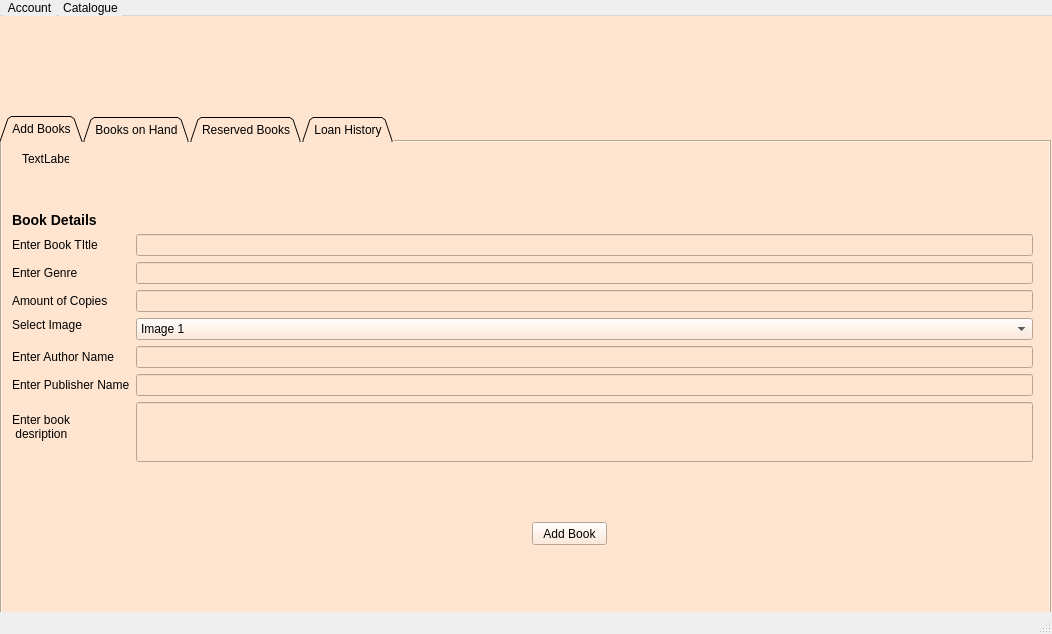
<?xml version="1.0" encoding="UTF-8"?>
<ui version="4.0">
 <class>adminEditCatalogue</class>
 <widget class="QMainWindow" name="adminEditCatalogue">
  <property name="geometry">
   <rect>
    <x>0</x>
    <y>0</y>
    <width>1052</width>
    <height>634</height>
   </rect>
  </property>
  <property name="minimumSize">
   <size>
    <width>1052</width>
    <height>634</height>
   </size>
  </property>
  <property name="maximumSize">
   <size>
    <width>1052</width>
    <height>634</height>
   </size>
  </property>
  <property name="windowTitle">
   <string>MainWindow</string>
  </property>
  <property name="styleSheet">
   <string notr="true">QMenuBar {
    background-color: qlineargradient(x1:0, y1:0, x2:0, y2:1,
                                      stop:0 lightgray, stop:1 darkgray);
    spacing: 3px; /* spacing between menu bar items */
}

QMenuBar::item {
    padding: 1px 4px;
    background: transparent;
    border-radius: 4px;
}

QMenuBar::item:selected { /* when selected using mouse or keyboard */
    background: #a8a8a8;
}

QMenuBar::item:pressed {
    background: #888888;
}</string>
  </property>
  <widget class="QWidget" name="centralwidget">
   <property name="styleSheet">
    <string notr="true">QWidget{
	background: #FFE5D0;
}</string>
   </property>
   <widget class="QLabel" name="logoImage">
    <property name="geometry">
     <rect>
      <x>30</x>
      <y>20</y>
      <width>441</width>
      <height>61</height>
     </rect>
    </property>
    <property name="text">
     <string/>
    </property>
    <property name="pixmap">
     <pixmap resource="resources.qrc">:/resources/images/bblLogo.png</pixmap>
    </property>
   </widget>
   <widget class="QTabWidget" name="tabWidget">
    <property name="geometry">
     <rect>
      <x>0</x>
      <y>100</y>
      <width>1051</width>
      <height>501</height>
     </rect>
    </property>
    <property name="tabShape">
     <enum>QTabWidget::Triangular</enum>
    </property>
    <property name="currentIndex">
     <number>0</number>
    </property>
    <widget class="QWidget" name="tab">
     <attribute name="title">
      <string>Add Books</string>
     </attribute>
     <widget class="QWidget" name="verticalLayoutWidget">
      <property name="geometry">
       <rect>
        <x>10</x>
        <y>70</y>
        <width>1021</width>
        <height>251</height>
       </rect>
      </property>
      <layout class="QVBoxLayout" name="verticalLayout">
       <item>
        <widget class="QLabel" name="label_6">
         <property name="sizePolicy">
          <sizepolicy hsizetype="Preferred" vsizetype="Fixed">
           <horstretch>0</horstretch>
           <verstretch>0</verstretch>
          </sizepolicy>
         </property>
         <property name="styleSheet">
          <string notr="true">QLabel{
	font-weight: bold;
	font-size: 14px;

}</string>
         </property>
         <property name="text">
          <string>Book Details</string>
         </property>
        </widget>
       </item>
       <item>
        <layout class="QFormLayout" name="formLayout">
         <item row="0" column="0">
          <widget class="QLabel" name="label_4">
           <property name="text">
            <string>Enter Book TItle</string>
           </property>
          </widget>
         </item>
         <item row="0" column="1">
          <widget class="QLineEdit" name="bookTitle"/>
         </item>
         <item row="1" column="0">
          <widget class="QLabel" name="label_5">
           <property name="text">
            <string>Enter Genre</string>
           </property>
          </widget>
         </item>
         <item row="1" column="1">
          <widget class="QLineEdit" name="bookGenre"/>
         </item>
         <item row="2" column="0">
          <widget class="QLabel" name="label_13">
           <property name="text">
            <string>Amount of Copies</string>
           </property>
          </widget>
         </item>
         <item row="2" column="1">
          <widget class="QLineEdit" name="bookCopies"/>
         </item>
         <item row="3" column="0">
          <widget class="QLabel" name="label_14">
           <property name="sizePolicy">
            <sizepolicy hsizetype="Fixed" vsizetype="Fixed">
             <horstretch>0</horstretch>
             <verstretch>0</verstretch>
            </sizepolicy>
           </property>
           <property name="maximumSize">
            <size>
             <width>73</width>
             <height>16777215</height>
            </size>
           </property>
           <property name="text">
            <string>Select Image</string>
           </property>
          </widget>
         </item>
         <item row="3" column="1">
          <widget class="QComboBox" name="selectedImage">
           <item>
            <property name="text">
             <string>Image 1</string>
            </property>
           </item>
           <item>
            <property name="text">
             <string>Image 2</string>
            </property>
           </item>
           <item>
            <property name="text">
             <string>Image 3</string>
            </property>
           </item>
          </widget>
         </item>
         <item row="6" column="1">
          <widget class="QLineEdit" name="bookDescription">
           <property name="sizePolicy">
            <sizepolicy hsizetype="Preferred" vsizetype="Preferred">
             <horstretch>0</horstretch>
             <verstretch>0</verstretch>
            </sizepolicy>
           </property>
           <property name="minimumSize">
            <size>
             <width>0</width>
             <height>60</height>
            </size>
           </property>
          </widget>
         </item>
         <item row="6" column="0">
          <widget class="QLabel" name="label_16">
           <property name="sizePolicy">
            <sizepolicy hsizetype="Preferred" vsizetype="Preferred">
             <horstretch>0</horstretch>
             <verstretch>0</verstretch>
            </sizepolicy>
           </property>
           <property name="minimumSize">
            <size>
             <width>0</width>
             <height>0</height>
            </size>
           </property>
           <property name="maximumSize">
            <size>
             <width>16777185</width>
             <height>16777215</height>
            </size>
           </property>
           <property name="text">
            <string>Enter book 
 desription</string>
           </property>
          </widget>
         </item>
         <item row="4" column="0">
          <widget class="QLabel" name="label_20">
           <property name="sizePolicy">
            <sizepolicy hsizetype="Preferred" vsizetype="Preferred">
             <horstretch>0</horstretch>
             <verstretch>0</verstretch>
            </sizepolicy>
           </property>
           <property name="minimumSize">
            <size>
             <width>0</width>
             <height>0</height>
            </size>
           </property>
           <property name="maximumSize">
            <size>
             <width>16777185</width>
             <height>16777215</height>
            </size>
           </property>
           <property name="text">
            <string>Enter Author Name</string>
           </property>
          </widget>
         </item>
         <item row="4" column="1">
          <widget class="QLineEdit" name="bookAuthor">
           <property name="sizePolicy">
            <sizepolicy hsizetype="Preferred" vsizetype="Preferred">
             <horstretch>0</horstretch>
             <verstretch>0</verstretch>
            </sizepolicy>
           </property>
           <property name="minimumSize">
            <size>
             <width>0</width>
             <height>20</height>
            </size>
           </property>
          </widget>
         </item>
         <item row="5" column="0">
          <widget class="QLabel" name="label_21">
           <property name="sizePolicy">
            <sizepolicy hsizetype="Preferred" vsizetype="Preferred">
             <horstretch>0</horstretch>
             <verstretch>0</verstretch>
            </sizepolicy>
           </property>
           <property name="minimumSize">
            <size>
             <width>0</width>
             <height>0</height>
            </size>
           </property>
           <property name="maximumSize">
            <size>
             <width>16777185</width>
             <height>16777215</height>
            </size>
           </property>
           <property name="text">
            <string>Enter Publisher Name</string>
           </property>
          </widget>
         </item>
         <item row="5" column="1">
          <widget class="QLineEdit" name="bookPublisher">
           <property name="sizePolicy">
            <sizepolicy hsizetype="Preferred" vsizetype="Preferred">
             <horstretch>0</horstretch>
             <verstretch>0</verstretch>
            </sizepolicy>
           </property>
           <property name="minimumSize">
            <size>
             <width>0</width>
             <height>20</height>
            </size>
           </property>
          </widget>
         </item>
        </layout>
       </item>
      </layout>
     </widget>
     <widget class="QLabel" name="label">
      <property name="geometry">
       <rect>
        <x>20</x>
        <y>10</y>
        <width>47</width>
        <height>13</height>
       </rect>
      </property>
      <property name="text">
       <string>TextLabel</string>
      </property>
     </widget>
     <widget class="QPushButton" name="confirmBookDetails">
      <property name="geometry">
       <rect>
        <x>530</x>
        <y>380</y>
        <width>75</width>
        <height>23</height>
       </rect>
      </property>
      <property name="text">
       <string>Add Book</string>
      </property>
     </widget>
    </widget>
    <widget class="QWidget" name="tab_2">
     <attribute name="title">
      <string>Books on Hand</string>
     </attribute>
     <widget class="QLabel" name="label_2">
      <property name="geometry">
       <rect>
        <x>30</x>
        <y>20</y>
        <width>271</width>
        <height>61</height>
       </rect>
      </property>
      <property name="styleSheet">
       <string notr="true">QLabel{
	font-weight: bold;
	font-size: 32px;
}</string>
      </property>
      <property name="text">
       <string>Books You Have</string>
      </property>
     </widget>
     <widget class="QScrollArea" name="scrollArea">
      <property name="geometry">
       <rect>
        <x>0</x>
        <y>90</y>
        <width>1031</width>
        <height>351</height>
       </rect>
      </property>
      <property name="widgetResizable">
       <bool>true</bool>
      </property>
      <widget class="QWidget" name="scrollAreaWidgetContents">
       <property name="geometry">
        <rect>
         <x>0</x>
         <y>0</y>
         <width>1012</width>
         <height>818</height>
        </rect>
       </property>
       <layout class="QVBoxLayout" name="verticalLayout_5">
        <item>
         <widget class="QFrame" name="frame">
          <property name="minimumSize">
           <size>
            <width>0</width>
            <height>800</height>
           </size>
          </property>
          <property name="frameShape">
           <enum>QFrame::StyledPanel</enum>
          </property>
          <property name="frameShadow">
           <enum>QFrame::Raised</enum>
          </property>
          <widget class="QWidget" name="horizontalLayoutWidget_2">
           <property name="geometry">
            <rect>
             <x>0</x>
             <y>10</y>
             <width>951</width>
             <height>171</height>
            </rect>
           </property>
           <layout class="QHBoxLayout" name="book_1">
            <item>
             <widget class="QLabel" name="img_2">
              <property name="text">
               <string>Book 1</string>
              </property>
             </widget>
            </item>
            <item>
             <layout class="QVBoxLayout" name="verticalLayout_4">
              <item>
               <widget class="QLabel" name="label_17">
                <property name="styleSheet">
                 <string notr="true">QLabel {
	font-weight:bold;
	font-size: 14px;

	
}</string>
                </property>
                <property name="text">
                 <string>50 Shades of Swag</string>
                </property>
               </widget>
              </item>
              <item>
               <widget class="QLabel" name="label_7">
                <property name="text">
                 <string>The FitnessGram™ Pacer Test is a multistage aerobic capacity test that progressively 
gets more difficult as it continues. 
The second time you fail to complete a lap before the sound, 
your test is over. The test will begin on the word start. On your mark, get ready, start.
</string>
                </property>
               </widget>
              </item>
              <item>
               <spacer name="verticalSpacer">
                <property name="orientation">
                 <enum>Qt::Vertical</enum>
                </property>
                <property name="sizeHint" stdset="0">
                 <size>
                  <width>20</width>
                  <height>40</height>
                 </size>
                </property>
               </spacer>
              </item>
              <item>
               <layout class="QHBoxLayout" name="horizontalLayout_3">
                <item>
                 <widget class="QLabel" name="label_8">
                  <property name="text">
                   <string>Status:</string>
                  </property>
                 </widget>
                </item>
                <item>
                 <widget class="QLabel" name="label_9">
                  <property name="styleSheet">
                   <string notr="true">QLabel{
	color: rgb(85, 170, 0);
}</string>
                  </property>
                  <property name="text">
                   <string>12 Days</string>
                  </property>
                 </widget>
                </item>
                <item>
                 <spacer name="horizontalSpacer">
                  <property name="orientation">
                   <enum>Qt::Horizontal</enum>
                  </property>
                  <property name="sizeHint" stdset="0">
                   <size>
                    <width>40</width>
                    <height>20</height>
                   </size>
                  </property>
                 </spacer>
                </item>
               </layout>
              </item>
             </layout>
            </item>
            <item>
             <layout class="QHBoxLayout" name="horizontalLayout_7">
              <item>
               <spacer name="horizontalSpacer_4">
                <property name="orientation">
                 <enum>Qt::Horizontal</enum>
                </property>
                <property name="sizeHint" stdset="0">
                 <size>
                  <width>40</width>
                  <height>20</height>
                 </size>
                </property>
               </spacer>
              </item>
              <item>
               <widget class="QPushButton" name="pushButton_2">
                <property name="styleSheet">
                 <string notr="true">QPushButton{
	background-color:rgb(85, 170, 0);
	font-weight: bold;
	color: rgb(0, 85, 0);
}</string>
                </property>
                <property name="text">
                 <string>READ</string>
                </property>
               </widget>
              </item>
              <item>
               <widget class="QPushButton" name="pushButton_3">
                <property name="styleSheet">
                 <string notr="true">QPushButton{
	background-color: rgb(255, 0, 0);
	color: rgb(170, 0, 0);
	font-weight: bold;
}</string>
                </property>
                <property name="text">
                 <string>RESERVE</string>
                </property>
               </widget>
              </item>
             </layout>
            </item>
           </layout>
          </widget>
          <widget class="QWidget" name="horizontalLayoutWidget_3">
           <property name="geometry">
            <rect>
             <x>0</x>
             <y>190</y>
             <width>951</width>
             <height>171</height>
            </rect>
           </property>
           <layout class="QHBoxLayout" name="book_2">
            <item>
             <widget class="QLabel" name="img_3">
              <property name="text">
               <string>Book 1</string>
              </property>
             </widget>
            </item>
            <item>
             <layout class="QVBoxLayout" name="verticalLayout_6">
              <item>
               <widget class="QLabel" name="label_18">
                <property name="styleSheet">
                 <string notr="true">QLabel {
	font-weight:bold;
	font-size: 14px;

	
}</string>
                </property>
                <property name="text">
                 <string>50 Shades of Swag</string>
                </property>
               </widget>
              </item>
              <item>
               <widget class="QLabel" name="label_10">
                <property name="text">
                 <string>The FitnessGram™ Pacer Test is a multistage aerobic capacity test that progressively 
gets more difficult as it continues. 
The second time you fail to complete a lap before the sound, 
your test is over. The test will begin on the word start. On your mark, get ready, start.
</string>
                </property>
               </widget>
              </item>
              <item>
               <spacer name="verticalSpacer_2">
                <property name="orientation">
                 <enum>Qt::Vertical</enum>
                </property>
                <property name="sizeHint" stdset="0">
                 <size>
                  <width>20</width>
                  <height>40</height>
                 </size>
                </property>
               </spacer>
              </item>
              <item>
               <layout class="QHBoxLayout" name="horizontalLayout_4">
                <item>
                 <widget class="QLabel" name="label_11">
                  <property name="text">
                   <string>Status:</string>
                  </property>
                 </widget>
                </item>
                <item>
                 <widget class="QLabel" name="label_19">
                  <property name="styleSheet">
                   <string notr="true">QLabel{
	color: rgb(85, 170, 0);
}</string>
                  </property>
                  <property name="text">
                   <string>12 Days</string>
                  </property>
                 </widget>
                </item>
                <item>
                 <spacer name="horizontalSpacer_2">
                  <property name="orientation">
                   <enum>Qt::Horizontal</enum>
                  </property>
                  <property name="sizeHint" stdset="0">
                   <size>
                    <width>40</width>
                    <height>20</height>
                   </size>
                  </property>
                 </spacer>
                </item>
               </layout>
              </item>
             </layout>
            </item>
            <item>
             <layout class="QHBoxLayout" name="horizontalLayout_8">
              <item>
               <spacer name="horizontalSpacer_5">
                <property name="orientation">
                 <enum>Qt::Horizontal</enum>
                </property>
                <property name="sizeHint" stdset="0">
                 <size>
                  <width>40</width>
                  <height>20</height>
                 </size>
                </property>
               </spacer>
              </item>
              <item>
               <widget class="QPushButton" name="pushButton_4">
                <property name="styleSheet">
                 <string notr="true">QPushButton{
	background-color:rgb(85, 170, 0);
	font-weight: bold;
	color: rgb(0, 85, 0);
}</string>
                </property>
                <property name="text">
                 <string>READ</string>
                </property>
               </widget>
              </item>
              <item>
               <widget class="QPushButton" name="pushButton_5">
                <property name="styleSheet">
                 <string notr="true">QPushButton{
	background-color: rgb(255, 0, 0);
	color: rgb(170, 0, 0);
	font-weight: bold;
}</string>
                </property>
                <property name="text">
                 <string>RESERVE</string>
                </property>
               </widget>
              </item>
             </layout>
            </item>
           </layout>
          </widget>
         </widget>
        </item>
       </layout>
      </widget>
     </widget>
    </widget>
    <widget class="QWidget" name="tab_3">
     <attribute name="title">
      <string>Reserved Books</string>
     </attribute>
     <widget class="QLabel" name="label_3">
      <property name="geometry">
       <rect>
        <x>30</x>
        <y>20</y>
        <width>311</width>
        <height>61</height>
       </rect>
      </property>
      <property name="styleSheet">
       <string notr="true">QLabel{
	font-weight: bold;
	font-size: 32px;
}</string>
      </property>
      <property name="text">
       <string>Books in Reserve</string>
      </property>
     </widget>
     <widget class="QWidget" name="horizontalLayoutWidget_5">
      <property name="geometry">
       <rect>
        <x>20</x>
        <y>80</y>
        <width>881</width>
        <height>171</height>
       </rect>
      </property>
      <layout class="QHBoxLayout" name="horizontalLayout_9">
       <item>
        <widget class="QLabel" name="img_4">
         <property name="text">
          <string>Book 3</string>
         </property>
        </widget>
       </item>
       <item>
        <layout class="QVBoxLayout" name="verticalLayout_7">
         <item>
          <widget class="QLabel" name="label_26">
           <property name="styleSheet">
            <string notr="true">QLabel {
	font-weight:bold;
	font-size: 14px;

	
}</string>
           </property>
           <property name="text">
            <string>Sands in your Pants</string>
           </property>
          </widget>
         </item>
         <item>
          <widget class="QLabel" name="label_27">
           <property name="text">
            <string>Lmao something about sands and shit. Might need some sun screen </string>
           </property>
          </widget>
         </item>
         <item>
          <spacer name="verticalSpacer_4">
           <property name="orientation">
            <enum>Qt::Vertical</enum>
           </property>
           <property name="sizeHint" stdset="0">
            <size>
             <width>20</width>
             <height>40</height>
            </size>
           </property>
          </spacer>
         </item>
        </layout>
       </item>
       <item>
        <spacer name="horizontalSpacer_6">
         <property name="orientation">
          <enum>Qt::Horizontal</enum>
         </property>
         <property name="sizeHint" stdset="0">
          <size>
           <width>40</width>
           <height>20</height>
          </size>
         </property>
        </spacer>
       </item>
       <item>
        <layout class="QHBoxLayout" name="horizontalLayout_10">
         <item>
          <widget class="QLabel" name="label_28">
           <property name="text">
            <string>Available: </string>
           </property>
          </widget>
         </item>
         <item>
          <widget class="QLabel" name="label_29">
           <property name="styleSheet">
            <string notr="true">QLabel{
	color: rgb(85, 170, 0);
}</string>
           </property>
           <property name="text">
            <string>69/69/2069</string>
           </property>
          </widget>
         </item>
        </layout>
       </item>
      </layout>
     </widget>
     <widget class="QWidget" name="horizontalLayoutWidget_6">
      <property name="geometry">
       <rect>
        <x>20</x>
        <y>270</y>
        <width>881</width>
        <height>171</height>
       </rect>
      </property>
      <layout class="QHBoxLayout" name="horizontalLayout_11">
       <item>
        <widget class="QLabel" name="img_5">
         <property name="text">
          <string>Book 4</string>
         </property>
        </widget>
       </item>
       <item>
        <layout class="QVBoxLayout" name="verticalLayout_8">
         <item>
          <widget class="QLabel" name="label_30">
           <property name="styleSheet">
            <string notr="true">QLabel {
	font-weight:bold;
	font-size: 14px;

	
}</string>
           </property>
           <property name="text">
            <string>This is literally Castlevania ripoff DON'T READ</string>
           </property>
          </widget>
         </item>
         <item>
          <widget class="QLabel" name="label_31">
           <property name="text">
            <string>Shit, get a bucked and a mop THATS A WET ASS PUSSY</string>
           </property>
          </widget>
         </item>
         <item>
          <spacer name="verticalSpacer_5">
           <property name="orientation">
            <enum>Qt::Vertical</enum>
           </property>
           <property name="sizeHint" stdset="0">
            <size>
             <width>20</width>
             <height>40</height>
            </size>
           </property>
          </spacer>
         </item>
        </layout>
       </item>
       <item>
        <spacer name="horizontalSpacer_7">
         <property name="orientation">
          <enum>Qt::Horizontal</enum>
         </property>
         <property name="sizeHint" stdset="0">
          <size>
           <width>40</width>
           <height>20</height>
          </size>
         </property>
        </spacer>
       </item>
       <item>
        <layout class="QHBoxLayout" name="horizontalLayout_12">
         <item>
          <widget class="QLabel" name="label_32">
           <property name="text">
            <string>Available: </string>
           </property>
          </widget>
         </item>
         <item>
          <widget class="QLabel" name="label_33">
           <property name="styleSheet">
            <string notr="true">QLabel{
	color: rgb(85, 170, 0);
}</string>
           </property>
           <property name="text">
            <string>69/69/2069</string>
           </property>
          </widget>
         </item>
        </layout>
       </item>
      </layout>
     </widget>
    </widget>
    <widget class="QWidget" name="tab_4">
     <attribute name="title">
      <string>Loan History</string>
     </attribute>
     <widget class="QLabel" name="label_24">
      <property name="geometry">
       <rect>
        <x>30</x>
        <y>20</y>
        <width>311</width>
        <height>61</height>
       </rect>
      </property>
      <property name="styleSheet">
       <string notr="true">QLabel{
	font-weight: bold;
	font-size: 32px;
}</string>
      </property>
      <property name="text">
       <string>Loan History</string>
      </property>
     </widget>
     <widget class="QWidget" name="horizontalLayoutWidget_7">
      <property name="geometry">
       <rect>
        <x>20</x>
        <y>80</y>
        <width>881</width>
        <height>171</height>
       </rect>
      </property>
      <layout class="QHBoxLayout" name="horizontalLayout_13">
       <item>
        <widget class="QLabel" name="img_6">
         <property name="text">
          <string>Book 5</string>
         </property>
        </widget>
       </item>
       <item>
        <layout class="QVBoxLayout" name="verticalLayout_9">
         <item>
          <widget class="QLabel" name="label_34">
           <property name="styleSheet">
            <string notr="true">QLabel {
	font-weight:bold;
	font-size: 14px;

	
}</string>
           </property>
           <property name="text">
            <string>Sex but with words</string>
           </property>
          </widget>
         </item>
         <item>
          <widget class="QLabel" name="label_35">
           <property name="text">
            <string>Get a therapist.</string>
           </property>
          </widget>
         </item>
         <item>
          <spacer name="verticalSpacer_6">
           <property name="orientation">
            <enum>Qt::Vertical</enum>
           </property>
           <property name="sizeHint" stdset="0">
            <size>
             <width>20</width>
             <height>40</height>
            </size>
           </property>
          </spacer>
         </item>
        </layout>
       </item>
       <item>
        <spacer name="horizontalSpacer_8">
         <property name="orientation">
          <enum>Qt::Horizontal</enum>
         </property>
         <property name="sizeHint" stdset="0">
          <size>
           <width>40</width>
           <height>20</height>
          </size>
         </property>
        </spacer>
       </item>
       <item>
        <layout class="QHBoxLayout" name="horizontalLayout_14">
         <item>
          <widget class="QLabel" name="label_36">
           <property name="text">
            <string>Borrowed at: </string>
           </property>
          </widget>
         </item>
         <item>
          <widget class="QLabel" name="label_37">
           <property name="styleSheet">
            <string notr="true">QLabel{
	color: rgb(255, 0, 0);
}</string>
           </property>
           <property name="text">
            <string>1/23/4567</string>
           </property>
          </widget>
         </item>
        </layout>
       </item>
      </layout>
     </widget>
    </widget>
   </widget>
  </widget>
  <widget class="QMenuBar" name="menubar">
   <property name="geometry">
    <rect>
     <x>0</x>
     <y>0</y>
     <width>1052</width>
     <height>18</height>
    </rect>
   </property>
   <widget class="QMenu" name="menuAccount">
    <property name="title">
     <string>Account</string>
    </property>
   </widget>
   <widget class="QMenu" name="menuCatalogue">
    <property name="title">
     <string>Catalogue</string>
    </property>
   </widget>
   <addaction name="menuAccount"/>
   <addaction name="menuCatalogue"/>
  </widget>
  <widget class="QStatusBar" name="statusbar"/>
 </widget>
 <resources>
  <include location="resources.qrc"/>
 </resources>
 <connections/>
</ui>
